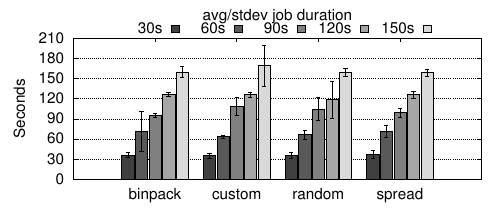

Source code (gnuplot):
set term postscript color eps enhanced 22
set output "strategy_stretch_factor.eps"
load "../styles.inc"
set size 1,0.6
set bmargin 2
set tmargin 2.5
set lmargin 8
set rmargin 2

#unset key
set grid y

set yrange [0:210]
set style data histogram
#set style histogram cluster gap 1
set style histogram errorbars gap 1 lw 1
set style fill solid border -1
set boxwidth 0.9
#set xtic rotate by -35 scale 0
#unset xtics
set title "avg/stdev job duration"
set key horizontal sample 0.4 outside at 3.5,235
set ylabel "Seconds"
set ytics ("0" 0, "30" 30,"60" 60,"90" 90,"120" 120,"150" 150,"180" 180,"210" 210)
#set key horizontal width 1.0 sample 0.2  spacing 1 at 5,-1.5 #could not place it elsewhere...

plot "data/stretch_avg_stdev.dat" u  2:3:xtic(1) ls 105 title "30s",\
     "data/stretch_avg_stdev.dat" u  4:5:xtic(1) ls 125 title "60s",\
     "data/stretch_avg_stdev.dat" u 6:7:xtic(1) ls 150 title "90s",\
     "data/stretch_avg_stdev.dat" u 8:9:xtic(1) ls 175 title "120s",\
     "data/stretch_avg_stdev.dat" u 10:11:xtic(1) ls 190 title "150s"
							  
!epstopdf "strategy_stretch_factor.eps"
!rm "strategy_stretch_factor.eps"
quit
